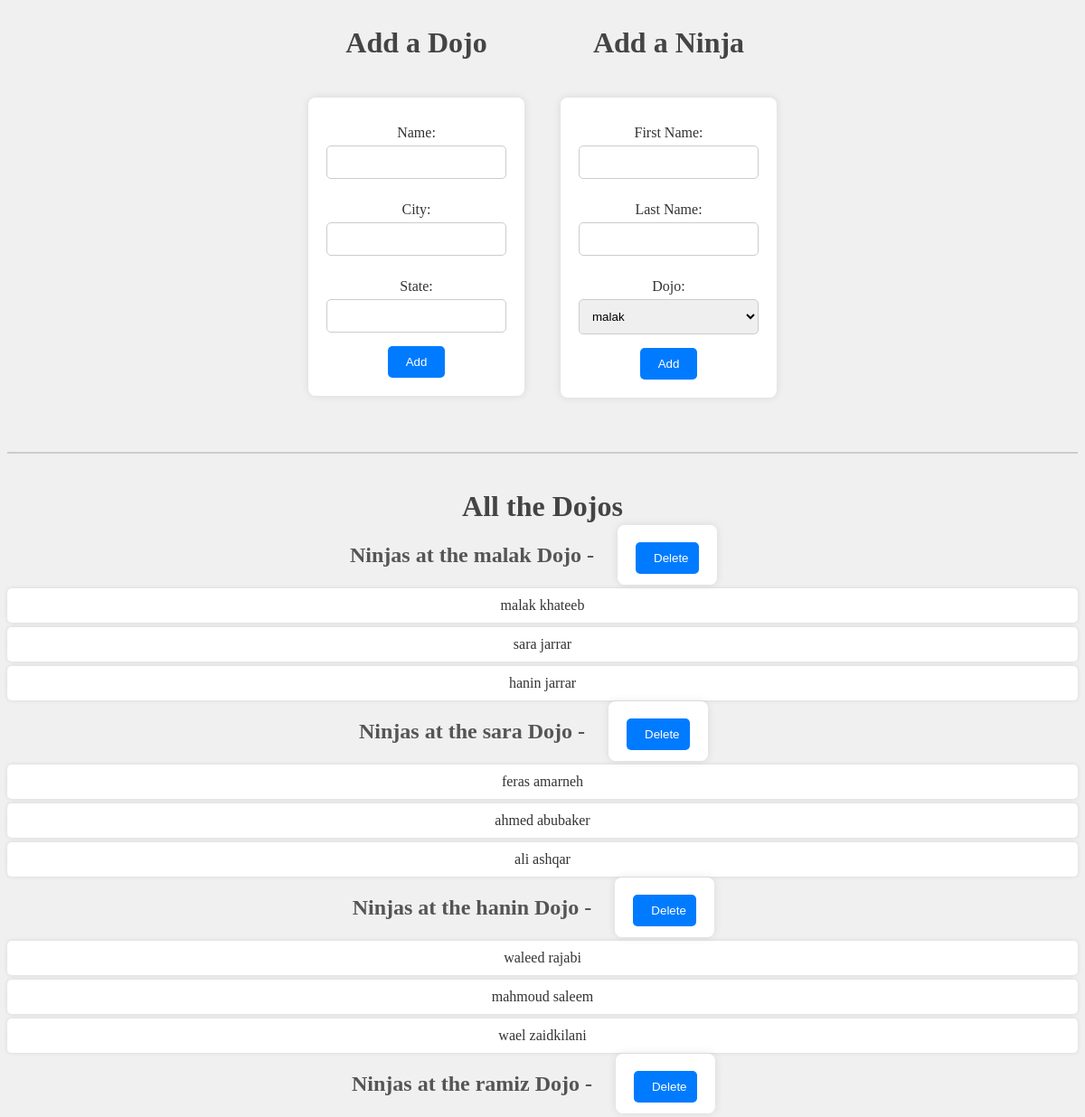
Before: / with the older database file.
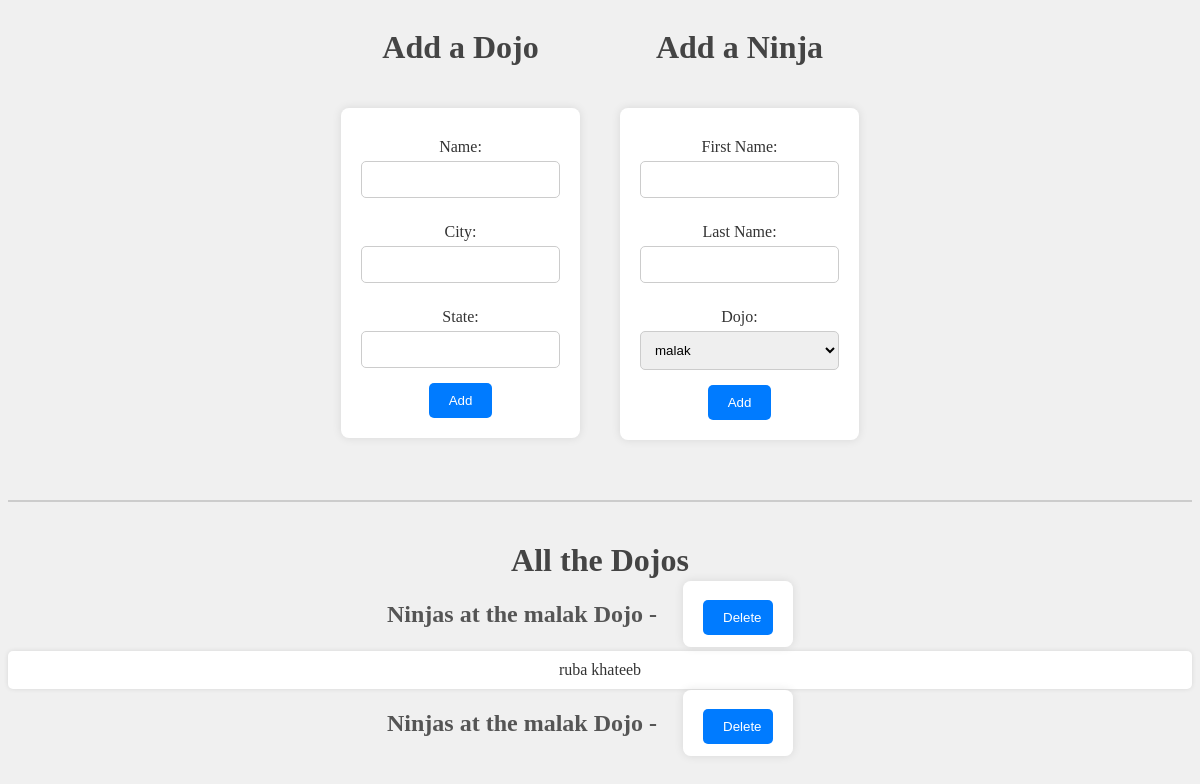
After: the same page with the newer database file.
### dojo_app/models.py (models this page shows, shortened)
class Dojo(models.Model):
    name= models.CharField(max_length=255)
    city = models.CharField(max_length=255)
    state=models.CharField(max_length=2)
    desc = models.TextField(default="old dojo")

class Ninja(models.Model):
    first_name=models.CharField(max_length=255)
    last_name=models.CharField(max_length=255)
    dojos=models.ForeignKey(Dojo, related_name="dojon", on_delete=models.CASCADE)

### dojo_app/views.py (the view)
# urls.py: path('', views.index),
def index(request):
    context={
        'dojoos':add_all()
    }
    return render(request, 'index.html', context)

### dojo_app/models.py (called while the page is built)
def add_all():
    return Dojo.objects.all()

### dojo_app/templates/index.html (shortened to what this page needs)
<!DOCTYPE html>
<html lang="en">
<head>
    {% load static %}
    <link rel="stylesheet" href="{% static 'style.css' %}">
</head>
<body>
    <div class="form-container">
        <div class="form_one">
            <div class="form_two">
        <h1> Add a Dojo </h1>
        <form action="/dojo" method="post">
            <label for="Name"> Name:</label>
            <input id="Name" type="text" name="Name" required>
            <label for="city"> City:</label>
            <input id="city" type="text" name="city" required>
            <label for="state"> State:</label>
            <input id="state" type="text" name="state" required>
            <br>
            <button type="submit">Add</button>
        </form>
    </div>
    <div class="form_two">
        <h1> Add a Ninja</h1>
        <form action="/ninja" method="post">
            <label for="f_name"> First Name:</label>
            <input id="f_name" type="text" name="FirstName" required>
            <label for="l_name"> Last Name:</label>
            <input id="l_name" type="text" name="LastName" required>
            <label for=""> Dojo:</label>
            <select name="id" >
                {% for dojo in dojoos %}
                    <option value="{{dojo.id}}"> {{ dojo.name }}</option>
                {% endfor %}
            </select>
            <br>
            <button type="submit"> Add </button>
        </form>
    </div>
    </div>
</div>
    <hr>
<h1>All the Dojos</h1>
    {% for dojo in dojoos %}
        <h2>
            Ninjas at the {{ dojo.name }} Dojo - {{ dojo.dojos.count }}
            <form action="/remove/{{dojo.id}}" method="POST" style="display: inline;">
                <button class="delete" type="submit">Delete</button>
            </form>
        </h2>
        <ul>
            {% for ninja in dojo.dojon.all %}
                <li>{{ ninja.first_name }} {{ ninja.last_name }}</li>
            {% endfor %}
        </ul>
    {% endfor %}
</body>
</html>

### dojo_app/static/style.css (style rules this page uses)
body { font-family: Cursive; background-color: #f0f0f0; color: #333; text-align: center; }
h1 { color: #444; }
form { background-color: #fff; padding: 20px; border-radius: 8px; box-shadow: 0 0 10px rgba(0, 0, 0, 0.1); display: inline-block; margin: 20px; }
label { display: block; margin: 10px 0 5px; }
input, select { padding: 10px; margin-bottom: 15px; border: 1px solid #ccc; border-radius: 5px; width: 100%; box-sizing: border-box; }
button { background-color: #007bff; color: white; padding: 10px 20px; border: none; border-radius: 5px; cursor: pointer; }
hr { border: 1px solid #ccc; margin: 40px 0; }
h2 { margin: 20px 0 10px; color: #555; }
ul { list-style-type: none; padding: 0; }
li { background-color: #fff; margin: 5px 0; padding: 10px; border-radius: 5px; box-shadow: 0 0 5px rgba(0, 0, 0, 0.1); }
.form_one { display: flex; justify-content: center }
.form_two { display: flex; flex-direction: column; align-items: center; }
.delete { background-color: #007bff; color: white; border: none; border-radius: 5px; cursor: pointer; width: 70px; }

Changed rows visible on the page:
removed Ninja: first_name "malak", last_name "khateeb"
removed Ninja: first_name "sara", last_name "jarrar", shown under "malak"
removed Ninja: first_name "hanin", last_name "jarrar", shown under "malak"
removed Dojo: name "sara"
removed Ninja: first_name "feras", last_name "amarneh", shown under "sara"
removed Ninja: first_name "ahmed", last_name "abubaker", shown under "sara"
removed Ninja: first_name "ali", last_name "ashqar", shown under "sara"
removed Dojo: name "hanin"
removed Ninja: first_name "waleed", last_name "rajabi", shown under "hanin"
removed Ninja: first_name "mahmoud", last_name "saleem", shown under "hanin"
removed Ninja: first_name "wael", last_name "zaidkilani", shown under "hanin"
removed Dojo: name "ramiz"
added Ninja: first_name "ruba", last_name "khateeb", shown under "malak"
added Dojo: name "malak"
